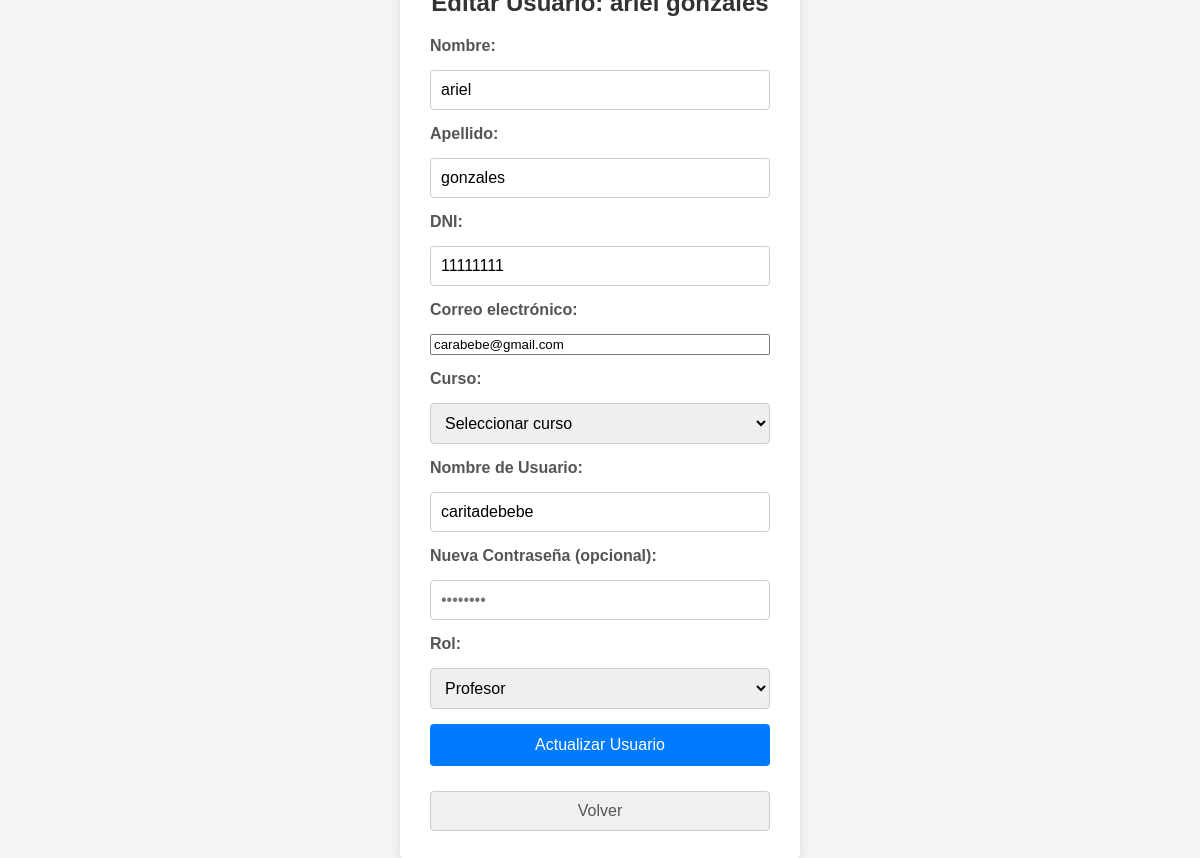
The app's page /colegio/php/editar_usuario.php?id=16 (signed in) with its own data.
### tables this page shows
CREATE TABLE `usuarios` (
  `id` int(11) NOT NULL,
  `nombre_usuario` varchar(50) DEFAULT NULL,
  `nombre` varchar(50) DEFAULT NULL,
  `apellido` varchar(50) DEFAULT NULL,
  `dni` varchar(20) DEFAULT NULL,
  `curso` varchar(10) DEFAULT NULL,
  `email` varchar(100) DEFAULT NULL,
  `password` varchar(255) DEFAULT NULL,
  `rol` enum('admin','profesor','alumno') NOT NULL
);

### colegio/php/editar_usuario.php (the view, shortened to what this page needs)
<?php
include("conexion.php");
$id = $_GET['id'];
$stmt = $conn->prepare("SELECT * FROM usuarios WHERE id = ?");
$stmt->bind_param("i", $id);
$stmt->execute();
$usuario = $stmt->get_result()->fetch_assoc();
?>
<!DOCTYPE html>
<html lang="es">
<head>
    <link rel="stylesheet" href="../css/editar_usuario.css">
</head>
<body>
    <div class="contenedor">
        <h2>Editar Usuario: <?= htmlspecialchars($usuario['nombre'] . ' ' . $usuario['apellido']) ?></h2>
        <form action="editar_usuario.php" method="POST">
            <label>Nombre:</label>
            <input type="text" name="nombre" value="<?= htmlspecialchars($usuario['nombre']) ?>" required>
            <label>Apellido:</label>
            <input type="text" name="apellido" value="<?= htmlspecialchars($usuario['apellido']) ?>" required>
            <label>DNI:</label>
            <input type="text" name="dni" value="<?= htmlspecialchars($usuario['dni']) ?>" required>
            <label>Correo electrónico:</label>
            <input type="email" name="email" value="<?= htmlspecialchars($usuario['email']) ?>" required>
            <label>Curso:</label>
            <select name="curso" required>
                <option value="">Seleccionar curso</option>
            </select>
            <label>Nombre de Usuario:</label>
            <input type="text" name="nombre_usuario" value="<?= htmlspecialchars($usuario['nombre_usuario']) ?>" required>
            <label>Nueva Contraseña (opcional):</label>
            <input type="password" name="contraseña" placeholder="••••••••">
            <label>Rol:</label>
            <select name="rol" required>
                <option value="profesor" <?= $usuario['rol'] === 'profesor' ? 'selected' : '' ?>>Profesor</option>
            </select>
            <button type="submit">Actualizar Usuario</button>
            <a href="../admin.php" class="boton-volver">Volver</a>
        </form>
    </div>
</body>
</html>

### colegio/css/editar_usuario.css (style rules this page uses)
body { font-family: Arial, sans-serif; background-color: #f4f4f4; display: flex; justify-content: center; align-items: center; height: 100vh; margin: 0; }
.contenedor { background-color: #fff; padding: 30px; border-radius: 8px; box-shadow: 0 4px 8px rgba(0, 0, 0, 0.1); width: 100%; max-width: 400px; box-sizing: border-box; }
h2 { text-align: center; margin-bottom: 20px; color: #333; }
form { display: flex; flex-direction: column; gap: 15px; }
label { font-weight: bold; color: #555; }
input[type="text"], input[type="password"], select { width: 100%; padding: 10px; border: 1px solid #ccc; border-radius: 4px; box-sizing: border-box; font-size: 16px; }
button { background-color: #007bff; color: white; padding: 12px; border: none; border-radius: 4px; cursor: pointer; font-size: 16px; transition: background-color 0.3s ease; }
.boton-volver { display: block; text-align: center; margin-top: 10px; padding: 10px; border: 1px solid #ccc; border-radius: 4px; text-decoration: none; color: #555; background-color: #f0f0f0; transition: background-color 0.3s ease; }

### records on screen
usuarios: nombre "ariel", apellido "gonzales", dni "11111111", email "carabebe@gmail.com", nombre_usuario "caritadebebe", rol "Profesor"
